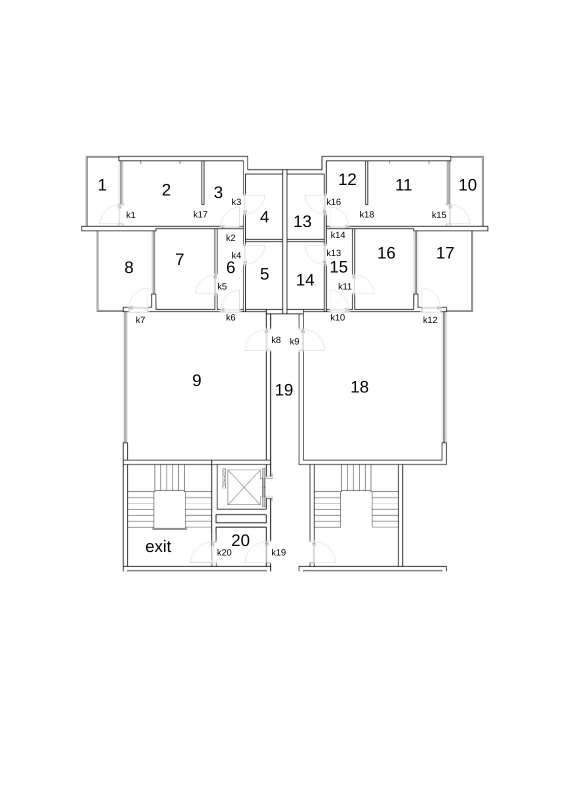
#> input picture 2d_kat_plani.png, 1131 x 1600 px (shown at 1/2 size)
$ python drawingpath.py
#> lines starting #> are read from the running program, lines starting #| are printed output that depends on the picture; after the words box and inside, x2 and y2 are one past the last pixel; in counts of white or black regions, pixels touching at a corner belong together
import cv2

# -----------------------------
# 1. PATH (BFS sonucundan gelir)
# -----------------------------
room_path = [5, 6, 9, 19, 20, "exit"]

# -----------------------------
# 2. KOORDİNATLAR (MANUEL GİRİLİR)
# ⚠️ Bunları kendi planına göre ayarlamalısın
# -----------------------------
room_coords = {
    5: (520, 380),
    6: (470, 380),
    9: (420, 500),
    19: (520, 620),
    20: (520, 720),
    "exit": (460, 780)
}


# -----------------------------
# 3. PATH ÇİZME FONKSİYONU
# -----------------------------
def draw_path(image_path, output_path, room_path, room_coords):
#> called with image_path = '2d_kat_plani.png', output_path = 'output.png'
    img = cv2.imread(image_path)
#> img is the input picture: shape (1600, 1131, 3); min 0, max 255, mean 250.6

    if img is None:
        print("Görsel bulunamadı!")
        return

    # çizgi çiz
    for i in range(len(room_path) - 1):
        p1 = room_coords[room_path[i]]
        p2 = room_coords[room_path[i+1]]

        cv2.line(img, p1, p2, (0, 0, 255), 4)  # kırmızı çizgi
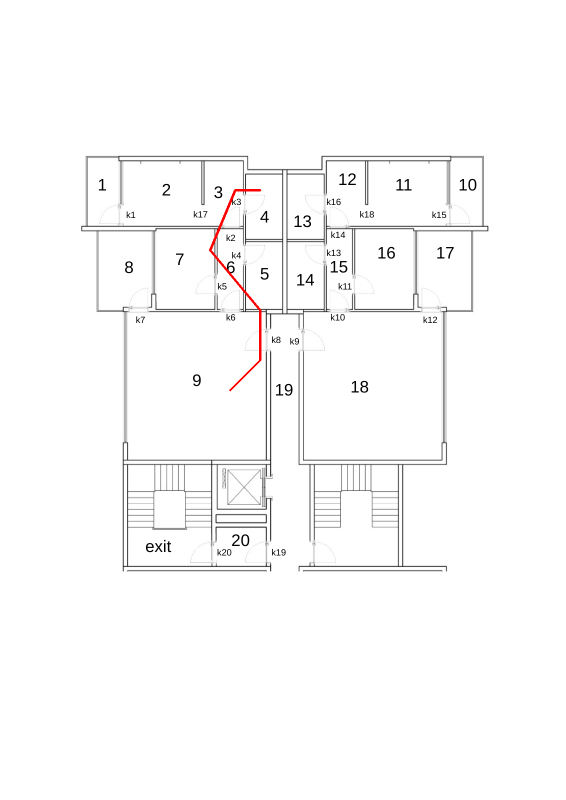
#> img: shape (1600, 1131, 3) (shown at 1/2 size); 0.13% of pixels changed, all inside (x1, y1, x2, y2) = (418, 378, 523, 783)

    # noktaları çiz
    for room in room_path:
        x, y = room_coords[room]
        cv2.circle(img, (x, y), 6, (255, 0, 0), -1)
        cv2.putText(img, str(room), (x+5, y-5),
                    cv2.FONT_HERSHEY_SIMPLEX,
                    0.5, (0, 0, 0), 1)
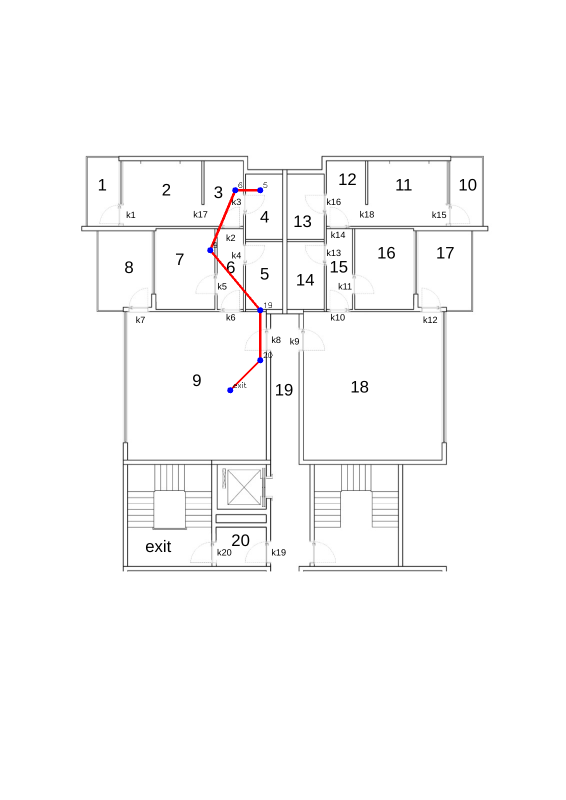
#> img: shape (1600, 1131, 3) (shown at 1/2 size); 0.05% of pixels changed, all inside (x1, y1, x2, y2) = (414, 365, 545, 787)

    # kaydet
    cv2.imwrite(output_path, img)
    print("Çıktı kaydedildi:", output_path)


# -----------------------------
# 4. ÇALIŞTIR
# -----------------------------
if __name__ == "__main__":
    input_image = "2d_kat_plani.png"     # kendi görselin
    output_image = "output.png"  # çıktı

    draw_path(input_image, output_image, room_path, room_coords)

$ run again, with 2d_kat_plani_nodesuz_olmasi_gereken.png copied over 2d_kat_plani.png
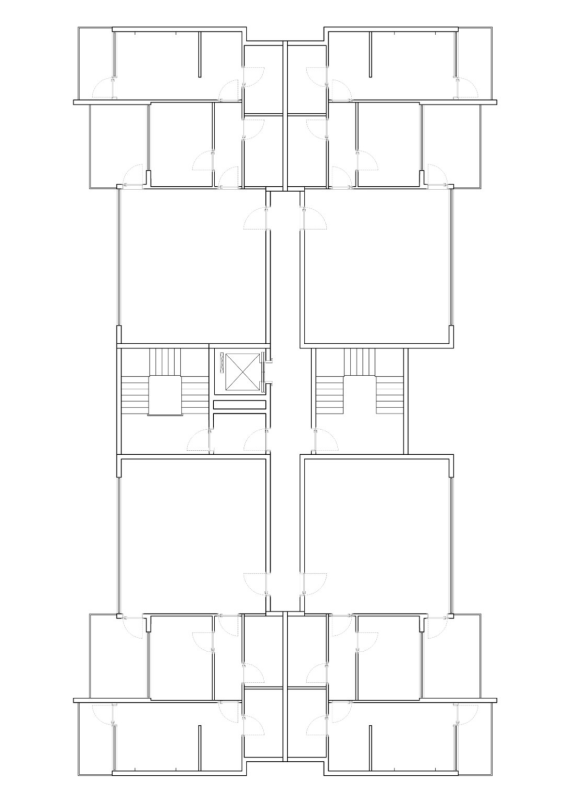
#> input picture 2d_kat_plani_nodesuz_olmasi_gereken.png, 1131 x 1600 px (shown at 1/2 size)
#> in draw_path, img is the input picture: shape (1600, 1131, 3); min 1, max 255, mean 248.9
#> after the loop in draw_path, `for i in range(len(room_path) - 1):`:
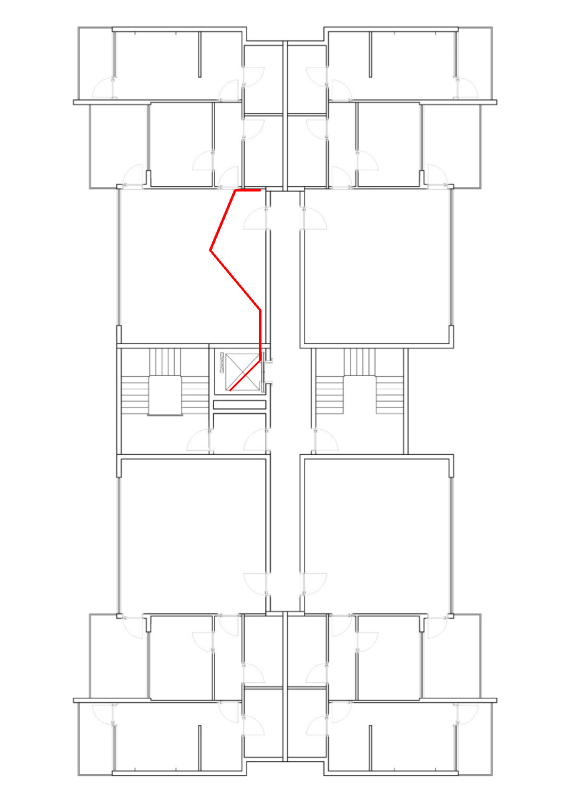
#> img: shape (1600, 1131, 3) (shown at 1/2 size); 0.13% of pixels changed, all inside (x1, y1, x2, y2) = (418, 378, 523, 783)
#> after the loop in draw_path, `for room in room_path:`:
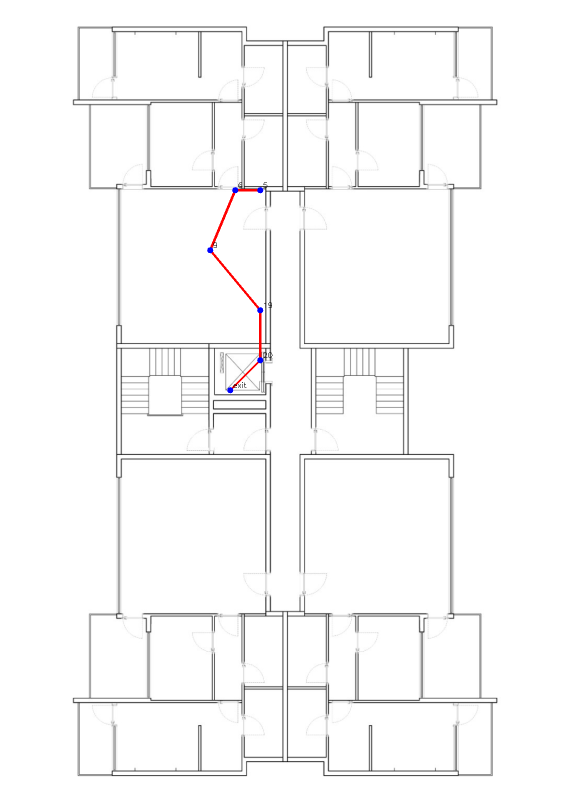
#> img: shape (1600, 1131, 3) (shown at 1/2 size); 0.05% of pixels changed, all inside (x1, y1, x2, y2) = (414, 365, 545, 787)
